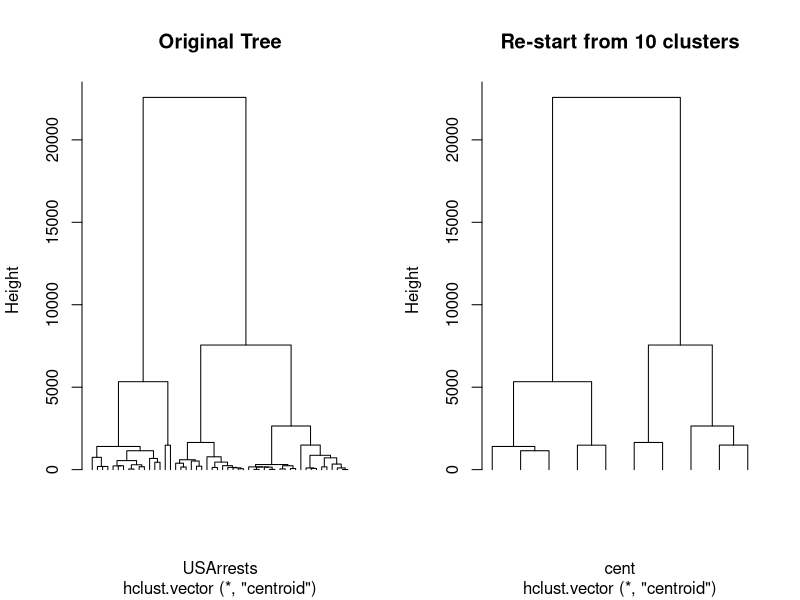

The R script that drew this image:
library(fastcluster)


### Name: hclust.vector
### Title: Fast hierarchical, agglomerative clustering of vector data
### Aliases: hclust.vector
### Keywords: multivariate cluster

### ** Examples
# Taken and modified from stats::hclust
## Perform centroid clustering with squared Euclidean distances,
## cut the tree into ten clusters and reconstruct the upper part of the
## tree from the cluster centers.
hc <- hclust.vector(USArrests, "cen")
# squared Euclidean distances
hc$height <- hc$height^2
memb <- cutree(hc, k = 10)
cent <- NULL
for(k in 1:10){
  cent <- rbind(cent, colMeans(USArrests[memb == k, , drop = FALSE]))
}
hc1 <- hclust.vector(cent, method = "cen", members = table(memb))
# squared Euclidean distances
hc1$height <- hc1$height^2
opar <- par(mfrow = c(1, 2))
plot(hc,  labels = FALSE, hang = -1, main = "Original Tree")
plot(hc1, labels = FALSE, hang = -1, main = "Re-start from 10 clusters")
par(opar)
